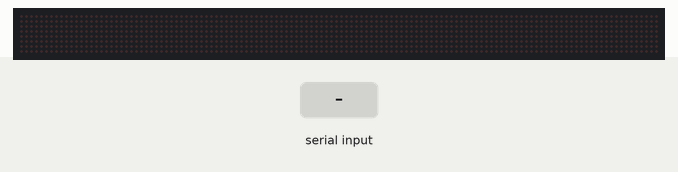
The sketch below on a simulated Arduino Uno, built with avr-gcc and run on an emulated ATmega328P. Shown: 128×8 LED matrix. The inputs (shaded band) are chosen by the test bench. What the sketch prints to the serial monitor is not drawn.

Above: at 1.2 s.
1.3 s: "90;45;200\n" received over Serial
At 1.8 s:
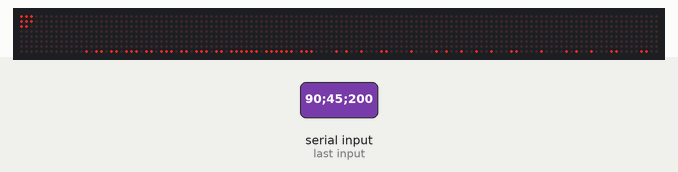
2.9 s: "30;150;10\n" received over Serial
At 4.2 s:
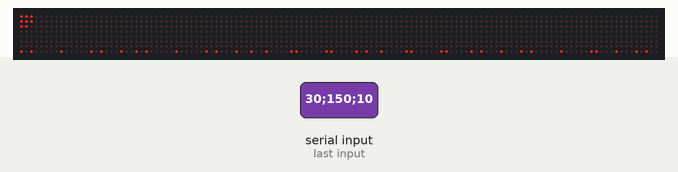
4.5 s: "30;150\n" received over Serial
At 5.5 s:
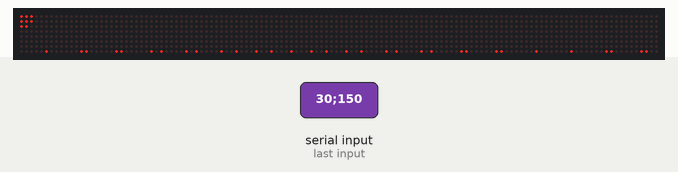
6.1 s: "5\n" received over Serial
At 6.6 s:
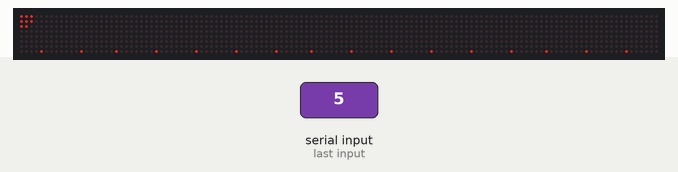
7.7 s: "90\n" received over Serial
At 9.0 s:
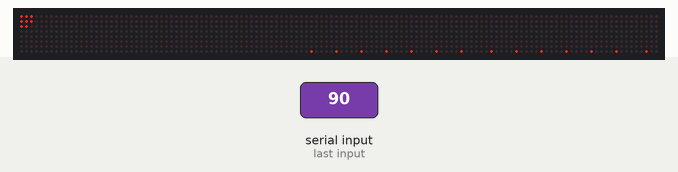
9.3 s: "200\n" received over Serial
At 10.2 s:
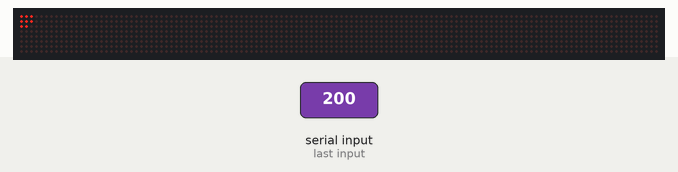
Timing chart, 0 to 11.9 s (numbered marks = the images above; inputs shaded):
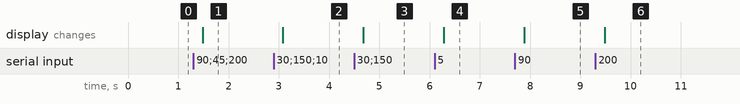

The sketch:

SemaforoArduino.ino
```cpp
/*
 Name:		SemaforoArduino.ino
 Created:	02/10/2018 13:32:05
 Author:	paulo
*/
#include <LEDMatrixDriver.hpp>

const uint8_t LEDMATRIX_CS_PIN = 10;

const byte LEDMATRIX_WIDTH = 32;
const byte LEDMATRIX_HEIGHT = 32;
const byte LEDMATRIX_SEGMENTS = 16;

LEDMatrixDriver semafaro(LEDMATRIX_SEGMENTS, LEDMATRIX_CS_PIN);

unsigned long tempoAtual;

unsigned long tempoRecebimentoSerial;
float delayRecebimentoSerial = 10;
String valorRecebidoCompleto;
bool resetado;

byte quantidadeLigacoes = 16;
byte ligacoes[16][2] = {
	{1, 2}, // Base da Espinha com a Espinha do Meio
	{1, 11},
	{1, 14},
	{2, 17},
	{3, 4},
	{3, 17},
	{5, 6},
	{5, 17},
	{6, 7},
	{8, 9},
	{8, 17},
	{9, 10},
	{11, 12},
	{12, 13},
	{14, 15},
	{15, 16}
};

byte quantidadePontos = 17;
float raioCabeca = 2.5;

void setup() {
	Serial.begin(115200);

	Serial.println("Arduino ready");

	semafaro.setEnabled(true);
	// 0 = low, 10 = high
	semafaro.setIntensity(5);

	semafaro.clear();

	semafaro.display();

	resetarValorRecebido();
}

void alterarPixel(byte x, byte y, bool estado) {
	semafaro.setPixel(led_x(x, y), led_y(x, y), estado);
}

void construirValorRecebido() {
	if (Serial.available() > 0)
	{
		resetado = false;

		tempoRecebimentoSerial = tempoAtual;

		while (Serial.available() > 0)
		{
			char valorRecebido = Serial.read();

			valorRecebidoCompleto += valorRecebido;
		}
	}
	else if (!resetado && tempoAtual > tempoRecebimentoSerial + delayRecebimentoSerial)
	{
		processarValorRecebido();

		resetarValorRecebido();
	}
}

void processarValorRecebido() {
	String valores[17];
	int chave = 0;

	char valorRecebidoCompletoArray[150];
	valorRecebidoCompleto.toCharArray(valorRecebidoCompletoArray, 150);

	char * separadoPontoVirgula = strtok(valorRecebidoCompletoArray, ";");

	while (separadoPontoVirgula != NULL)
	{
		String separadoPontoVirgulaString(separadoPontoVirgula);

		valores[chave] = separadoPontoVirgulaString;

		chave++;

		separadoPontoVirgula = strtok(NULL, ";");
	}

	processarPixels(valores);

	processarLinhas(valores);

	processarCabeca(valores);
}

void processarPixels(String valores[]) {
	semafaro.clear();

	for (byte i = 0; i < quantidadePontos; i++)
	{
		int pontoAtual[2];
		pegarPonto(valores[i], pontoAtual);

		alterarPixel(pontoAtual[0], pontoAtual[1], true);
	}
}

void processarLinhas(String valores[]) {
	for (byte i = 0; i < quantidadeLigacoes; i++)
	{
		int ponto1[2];
		pegarPonto(valores[ligacoes[i][0] - 1], ponto1);

		int ponto2[2];
		pegarPonto(valores[ligacoes[i][1] - 1], ponto2);

		linha(
			ponto1[0], ponto1[1],
			ponto2[0], ponto2[1],
			true
		);
	}
}

void processarCabeca(String valores[]) {
	int cabeca[2];
	pegarPonto(valores[3], cabeca);

	circle(cabeca[0], cabeca[1], raioCabeca);
}

void pegarPonto(String pontoString, int ponto[2]) {
	char valorArray[150];
	pontoString.toCharArray(valorArray, 150);

	char * valorSeparado = strtok(valorArray, ",");

	int x = -1;
	int y = -1;

	while (valorSeparado != NULL)
	{
		int numero = String(valorSeparado).toInt();

		if (x == -1)
		{
			x = numero;
		}
		else
		{
			y = numero;
		}

		valorSeparado = strtok(NULL, ",");
	}

	ponto[0] = x;
	ponto[1] = y;
}

byte led_x(byte x, byte y) {
	return x + (y / 8) * 32;
}

byte led_y(byte x, byte y) {
	return y % 8;
}

void linha(byte x1, byte y1, byte x2, byte y2, bool state) {
	for (byte i = 0; i < 32; i++)
	{
		byte pathX = map(i, 0, 32, x1, x2);
		byte pathY = map(i, 0, 32, y1, y2);

		byte led_pathX = led_x(pathX, pathY);
		byte led_pathY = led_y(pathX, pathY);

		semafaro.setPixel(led_pathX, led_pathY, state);
	}
}

void circle(byte cx, byte cy, float radius)
{
	for (float r = 0; r <= radius; r += 0.5)
	{
		for (float angle = 0; angle < TWO_PI; angle += 0.1)
		{
			// ponto da circunferencia
			byte x = ceil(cx + r * cos(angle));
			byte y = ceil(cy + r * sin(angle));

			alterarPixel(x, y, true);
		}
	}
}

void resetarValorRecebido() {
	valorRecebidoCompleto = "";

	resetado = true;
}

void loop() {
	tempoAtual = millis();

	construirValorRecebido();

	semafaro.display();
}
```

Measured:
- after the input at 1.3 s, the display: changes after 0.18 s (image 1)
- after the input at 2.9 s, the display: changes after 0.18 s (image 2)
- after the input at 4.5 s, the display: changes after 0.19 s (image 3)
- after the input at 6.1 s, the display: changes after 0.18 s (image 4)
- after the input at 7.7 s, the display: changes after 0.18 s (image 5)
- after the input at 9.3 s, the display: changes after 0.18 s (image 6)
